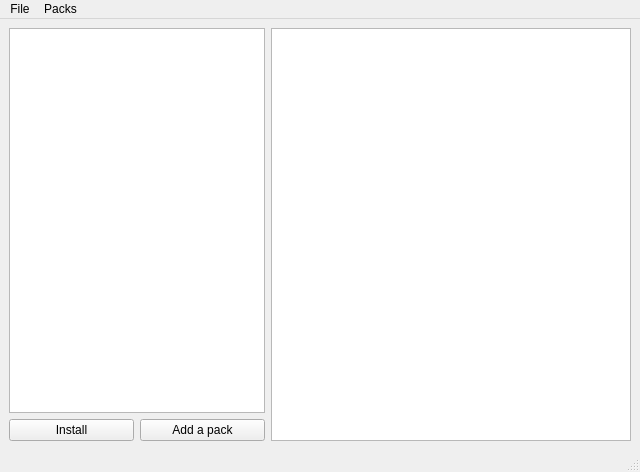
<?xml version="1.0" encoding="UTF-8"?>
<ui version="4.0">
 <class>MainWindow</class>
 <widget class="QMainWindow" name="MainWindow">
  <property name="geometry">
   <rect>
    <x>0</x>
    <y>0</y>
    <width>640</width>
    <height>472</height>
   </rect>
  </property>
  <property name="windowTitle">
   <string>Factorio mod manager</string>
  </property>
  <widget class="QWidget" name="centralwidget">
   <layout class="QGridLayout" name="gridLayout">
    <item row="1" column="0">
     <widget class="QPushButton" name="install_pack_button">
      <property name="text">
       <string>Install</string>
      </property>
     </widget>
    </item>
    <item row="0" column="2" rowspan="2">
     <widget class="QPlainTextEdit" name="mod_text_edit"/>
    </item>
    <item row="1" column="1">
     <widget class="QPushButton" name="add_pack_button">
      <property name="text">
       <string>Add a pack</string>
      </property>
     </widget>
    </item>
    <item row="0" column="0" colspan="2">
     <widget class="QListWidget" name="mod_list"/>
    </item>
   </layout>
  </widget>
  <widget class="QMenuBar" name="menubar">
   <property name="geometry">
    <rect>
     <x>0</x>
     <y>0</y>
     <width>640</width>
     <height>21</height>
    </rect>
   </property>
   <widget class="QMenu" name="menuFile">
    <property name="title">
     <string>File</string>
    </property>
    <widget class="QMenu" name="menuOpen_folder">
     <property name="title">
      <string>Open folder</string>
     </property>
     <addaction name="open_mods_button"/>
     <addaction name="open_modpacks_button"/>
     <addaction name="open_cache_button"/>
    </widget>
    <addaction name="save_button"/>
    <addaction name="save_as_button"/>
    <addaction name="separator"/>
    <addaction name="menuOpen_folder"/>
    <addaction name="refresh_button"/>
   </widget>
   <widget class="QMenu" name="menuPacks">
    <property name="title">
     <string>Packs</string>
    </property>
    <widget class="QMenu" name="menuAdd">
     <property name="title">
      <string>Add pack</string>
     </property>
     <addaction name="add_empty_pack_button"/>
     <addaction name="add_string_pack_button"/>
    </widget>
    <addaction name="menuAdd"/>
    <addaction name="install_pack_button_2"/>
    <addaction name="get_pack_string_button"/>
   </widget>
   <addaction name="menuFile"/>
   <addaction name="menuPacks"/>
  </widget>
  <widget class="QStatusBar" name="statusbar"/>
  <action name="actionOpen_modpack_folder">
   <property name="text">
    <string>Open modpack folder</string>
   </property>
  </action>
  <action name="actionOpen_mod_folder">
   <property name="text">
    <string>Open mod folder</string>
   </property>
  </action>
  <action name="open_mods_button">
   <property name="text">
    <string>mods</string>
   </property>
  </action>
  <action name="open_modpacks_button">
   <property name="text">
    <string>modpacks</string>
   </property>
  </action>
  <action name="open_cache_button">
   <property name="text">
    <string>cache</string>
   </property>
  </action>
  <action name="refresh_button">
   <property name="text">
    <string>Refresh</string>
   </property>
  </action>
  <action name="install_pack_button_2">
   <property name="text">
    <string>Install</string>
   </property>
  </action>
  <action name="add_empty_pack_button">
   <property name="text">
    <string>Empty</string>
   </property>
  </action>
  <action name="add_string_pack_button">
   <property name="text">
    <string>From string...</string>
   </property>
  </action>
  <action name="get_pack_string_button">
   <property name="text">
    <string>get as string</string>
   </property>
  </action>
  <action name="save_button">
   <property name="text">
    <string>save</string>
   </property>
  </action>
  <action name="save_as_button">
   <property name="text">
    <string>save as...</string>
   </property>
  </action>
  <action name="actionOn_modpacks">
   <property name="text">
    <string>On modpacks</string>
   </property>
  </action>
  <action name="help_button">
   <property name="text">
    <string>Help</string>
   </property>
  </action>
  <action name="preferences_button">
   <property name="text">
    <string>Preferences</string>
   </property>
  </action>
 </widget>
 <resources/>
 <connections/>
</ui>
